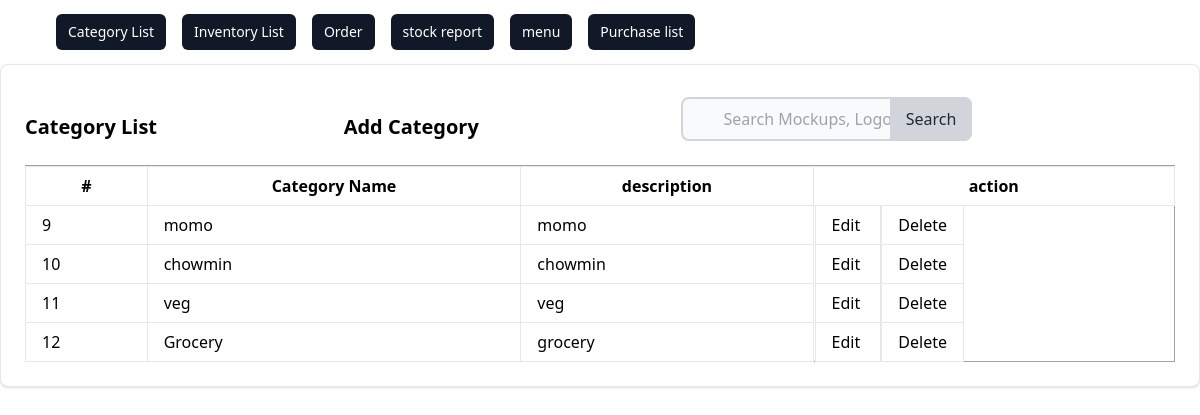
/menu/category/list/, run on an earlier commit of the app's database.
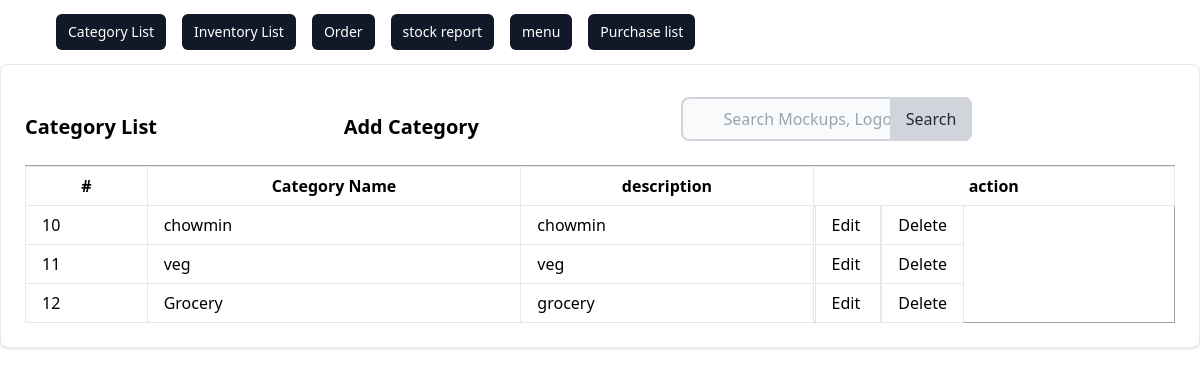
And on a later commit of the database.
### menu/models.py (models this page shows, shortened)
class Category(models.Model):
    name = models.CharField(max_length=100)
    description = models.TextField()

### menu/views.py (the view)
# urls.py: path('category/list/', views.CategoryListView.as_view(), name='category_list'),
class CategoryListView(ListView):
    model = Category
    template_name = 'menu/category/category_list.html'
    success_url = reverse_lazy('menu:category_list')

### menu/templates/menu/category/category_list.html (shortened to what this page needs)
{% extends 'inventory/base.html' %} {% block content %}
<div class="card max-w-80%  p-6 bg-white border border-gray-200 rounded-lg shadow dark:bg-gray-800 dark:border-gray-400">
  <div class="row">
    <div class="flex items-center justify-between">
        <h5 class="text-xl font-semibold">Category List</h5>
        <a href="{% url 'menu:category_create' %}" class="text-xl font-semibold text-grey-200 hover:underline hover:text-blue-00 ml-auto">
         <h5>  Add Category </h5>
        </a>
      <form method="get" action="{% url 'menu:category-search'%}" class="max-w-md mx-auto px-4 py-2 justify-end">
        <div class="relative">
            <input
            type="search"
            id="default-search"
            name='q'
            class="block w-full pl-10 pr-4 py-2 rounded-lg border-2 border-gray-300 bg-gray-50 focus:ring-blue-500 focus:border-blue-500"
            placeholder="Search Mockups, Logos..."
            required
          />
          <button
            type="submit"
            class="absolute inset-y-0 right-0 px-4 py-2 bg-gray-300 text-gray-800 rounded-r-lg hover:bg-gray-400 focus:outline-none focus:bg-gray-400"
          >
            Search
          </button>
        </div>
      </form>
    </div>
      <div class="card-body">
        <table class="table-auto w-full border-collapse border border-gray-400 table-bordered">
          <th class="px-1 py-0">
            <tr>
              <th class="px-4 py-2 border px-4 py-2" >#</th>
              <th class="px-4 py-2  border ">Category  Name</th>
              <th class="px-4 py-2  border ">description</th>
              <th col="3" class="px-0 py-0  border ">action</th>
            </tr>
          </th>
          <tbody>
            {% if object_list %} {% for category in object_list %}
            <tr>
              <td class="border px-4 py-2">{{ category.id}}</td>
              <td class="border px-4 py-2">{{ category.name }}</td>
              <td class="border px-4 py-2">{{ category.description }}</td>
              <td>
                <a  class="border px-4 py-2"  href="{% url 'menu:category_update' category.id  %}"> Edit </a>
                <a  class="border px-4 py-2" href="{% url 'menu:category_delete' category.id %}" > Delete </a>
              </td>
            </tr>
          {% endfor %}
          {% else %}
            <tr><td colspan="8" class="border px-4 py-2">No Category found</td></tr>
          {% endif %}
          </tbody>
        </table>
      </div>
    </div>
  </div>
  </div>
{% endblock %}

What changed in the data, as far as the page shows it:
removed Category: id "9", name "momo", description "momo"
